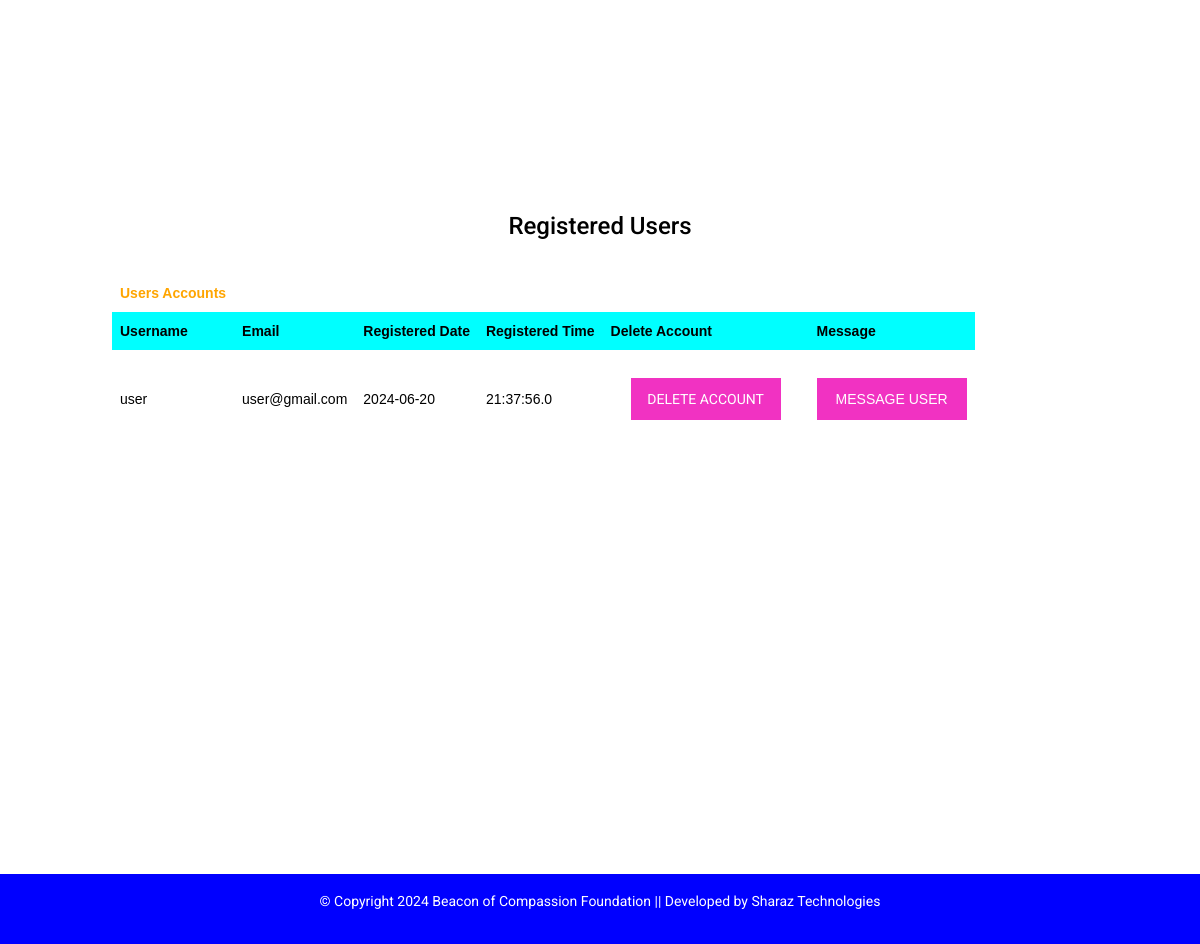
The app's page /Site/php/Admin/registeredusers.php (signed in, lower part), older data.
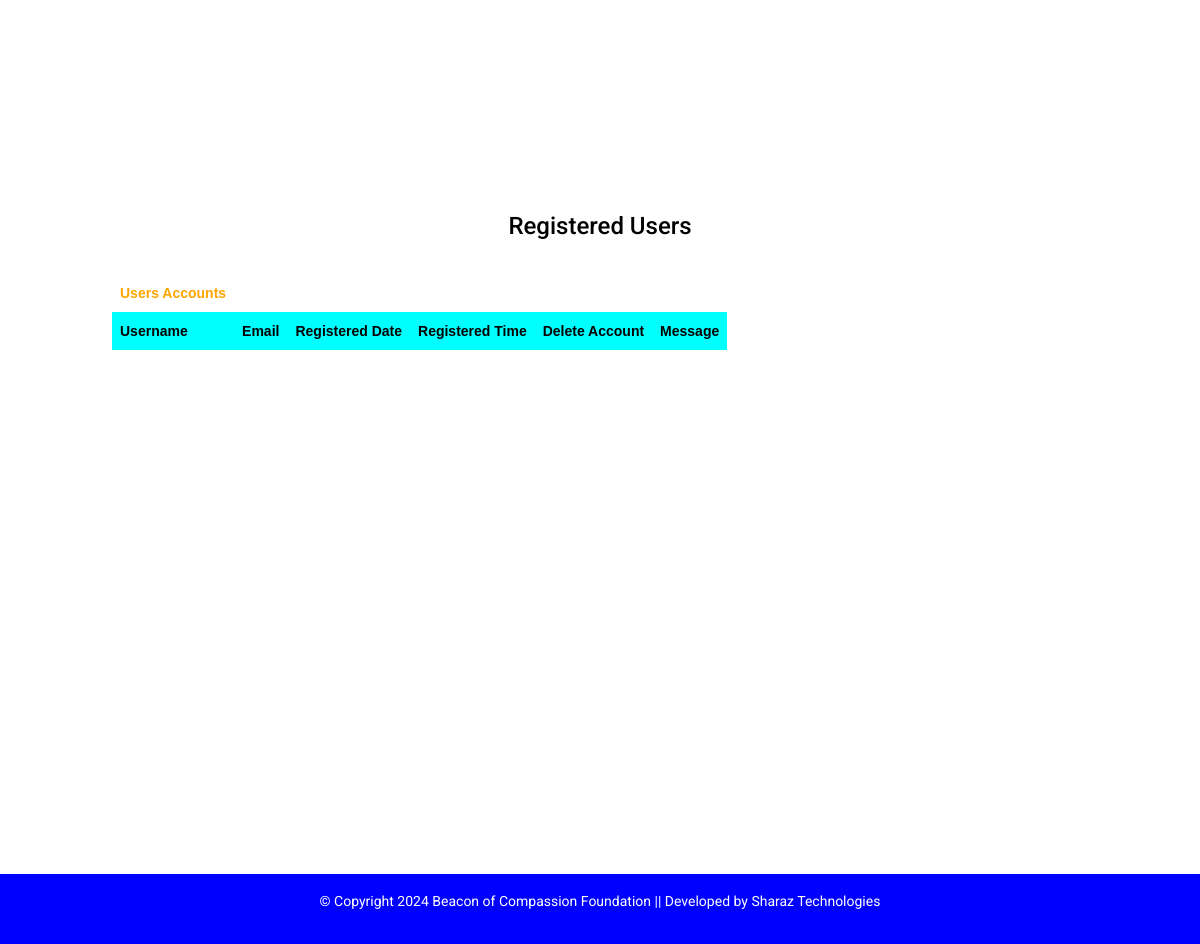
The same page, newer data.
### tables this page shows
CREATE TABLE `users` (
  `id` int(11) NOT NULL,
  `username` varchar(100) NOT NULL,
  `email` varchar(100) NOT NULL,
  `question` varchar(100) NOT NULL,
  `answer` varchar(100) NOT NULL,
  `password` varchar(100) NOT NULL,
  `repeatpassword` varchar(100) NOT NULL,
  `Date` date NOT NULL,
  `Time` time(1) NOT NULL
);

### Site/php/Admin/registeredusers.php (the view, shortened to what this page needs)
<!DOCTYPE html>
<html lang="en">
  <head>
    <link
      rel="stylesheet"
      href="https://use.fontawesome.com/releases/v5.15.2/css/all.css"
    />
    <link rel ="stylesheet" type = "text/css" href ="css/admin.css">
    <link rel="stylesheet" href="../../css/styles.css" />
    <link rel="stylesheet" href="../../css/extrastyles.css" />
  </head>
  <body>
    <main class="mt-5">
    <br>
    <div class="container" style="overflow:scroll; height:500px; max-width:1000px;">
     </div>
    <div class="messages" style="marging-left:auto;margin-right:auto;display:block;text-align:center;">
      <h4>Registered Users</h4>
    </div>
    <br>
    <div class="container" style="overflow:scroll; height:600px; max-width:1000px;">
     <table>
        <th><strong style="color:orange;">Users Accounts</strong></th>
         <tr style="border-radius: 20px;">
             <th>Username</td>
             <th>Email</td>
             <th> Registered Date</td>
             <th> Registered Time</td>
             <th>Delete Account</td>
            <th>Message</td>
        </tr>
        <?php
         require_once '../includes/config.php';
         $sql="SELECT * FROM users ";
         $stmt = $DBH->prepare($sql);
         $stmt->execute();
        ?>
        <?php
              while($row = $stmt->fetchObject()) {
            ?>
        <tr>
            <td><?php echo "{$row->username}"; ?></td>
            <td><?php echo "{$row->email}"; ?></td>
            <td><?php echo "{$row->Date}"; ?></td>
            <td><?php echo "{$row->Time}"; ?></td>
            <td>
                <form action="deleteproducts.php" method="post" style="box-shadow:none;background-color:transparent;">
                    <button type="submit" class="logoutbtn" name="deleteuser_btn">DELETE ACCOUNT</button>
                </form>
            </td>
            <td><a href="mailto:<?php echo "{$row->email}"; ?>?&subject=Subject : Sharaz Techs Mail Response&body=Dear <?php echo "{$row->username}"; ?>, " target="_blank"><button type="submit" class="logoutbtn">MESSAGE USER</button></a></td>
        </tr>
        <?php
         }
        ?>
     </table>
     </div>
    </main>
    <footer class="text-center text-white" style="background-color: #f1f1f1; bottom:0; position:; width:100%;">
      <div class="text-center text-dark p-3" style="background-color: blue;">
      <p style="color:white;"> &copy; Copyright <?php $year = date("Y"); echo $year; ?>
        Beacon of Compassion Foundation ||
       <a class="text-white" target="blank" href="../../../../sharaztechs.66ghz.com">Developed by Sharaz Technologies</a>
      </p>
      </div>
    </footer>
  </body>
</html>

Row changes from the older to the newer data that the page shows:
removed users: username "user", email "user@gmail.com", Date "2024-06-20", Time "21:37:56.0"
